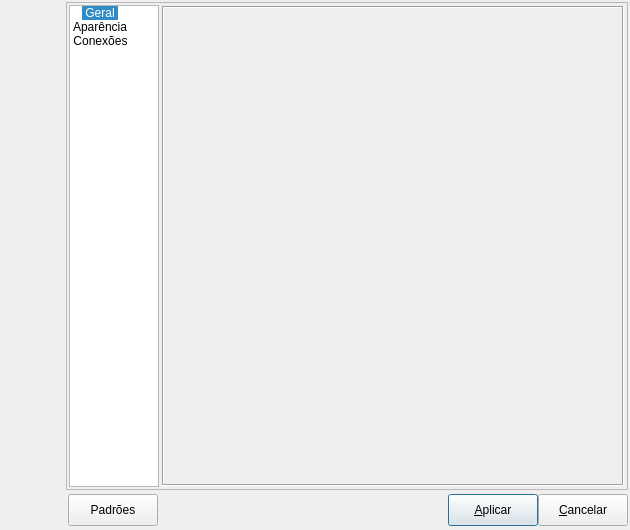
<?xml version="1.0" encoding="UTF-8"?>
<ui version="4.0">
 <class>FormConfiguracao</class>
 <widget class="QDialog" name="FormConfiguracao">
  <property name="windowModality">
   <enum>Qt::ApplicationModal</enum>
  </property>
  <property name="geometry">
   <rect>
    <x>0</x>
    <y>0</y>
    <width>630</width>
    <height>530</height>
   </rect>
  </property>
  <property name="sizePolicy">
   <sizepolicy hsizetype="Expanding" vsizetype="Expanding">
    <horstretch>0</horstretch>
    <verstretch>0</verstretch>
   </sizepolicy>
  </property>
  <property name="minimumSize">
   <size>
    <width>630</width>
    <height>530</height>
   </size>
  </property>
  <property name="windowTitle">
   <string>Configurações do pgModeler</string>
  </property>
  <property name="windowIcon">
   <iconset resource="../res/resources.qrc">
    <normaloff>:/icones/icones/pgsqlModeler48x48.png</normaloff>:/icones/icones/pgsqlModeler48x48.png</iconset>
  </property>
  <layout class="QGridLayout" name="formbasico_grid">
   <property name="margin">
    <number>2</number>
   </property>
   <property name="spacing">
    <number>4</number>
   </property>
   <item row="0" column="0" rowspan="2">
    <widget class="QWidget" name="imgmeio_wgt" native="true">
     <property name="minimumSize">
      <size>
       <width>60</width>
       <height>0</height>
      </size>
     </property>
     <property name="maximumSize">
      <size>
       <width>60</width>
       <height>16777215</height>
      </size>
     </property>
     <property name="styleSheet">
      <string notr="true">background-image: url(:/imagens/imagens/barra_logo_meio_cinza.png); background-repeat: repeat-y;
border: 1px #ff00ff solid;</string>
     </property>
     <layout class="QVBoxLayout" name="verticalLayout">
      <property name="spacing">
       <number>0</number>
      </property>
      <property name="margin">
       <number>0</number>
      </property>
      <item>
       <widget class="QLabel" name="label">
        <property name="minimumSize">
         <size>
          <width>60</width>
          <height>81</height>
         </size>
        </property>
        <property name="maximumSize">
         <size>
          <width>60</width>
          <height>81</height>
         </size>
        </property>
        <property name="text">
         <string/>
        </property>
        <property name="pixmap">
         <pixmap resource="../res/resources.qrc">:/imagens/imagens/barra_logo_topo.png</pixmap>
        </property>
       </widget>
      </item>
      <item>
       <spacer name="verticalSpacer">
        <property name="orientation">
         <enum>Qt::Vertical</enum>
        </property>
        <property name="sizeHint" stdset="0">
         <size>
          <width>20</width>
          <height>103</height>
         </size>
        </property>
       </spacer>
      </item>
      <item>
       <widget class="QLabel" name="label_2">
        <property name="sizePolicy">
         <sizepolicy hsizetype="Fixed" vsizetype="Fixed">
          <horstretch>0</horstretch>
          <verstretch>0</verstretch>
         </sizepolicy>
        </property>
        <property name="minimumSize">
         <size>
          <width>60</width>
          <height>119</height>
         </size>
        </property>
        <property name="maximumSize">
         <size>
          <width>60</width>
          <height>119</height>
         </size>
        </property>
        <property name="text">
         <string/>
        </property>
        <property name="pixmap">
         <pixmap resource="../res/resources.qrc">:/imagens/imagens/barra_logo_base.png</pixmap>
        </property>
       </widget>
      </item>
     </layout>
    </widget>
   </item>
   <item row="1" column="1">
    <layout class="QGridLayout" name="botoes_lt">
     <property name="leftMargin">
      <number>2</number>
     </property>
     <property name="bottomMargin">
      <number>2</number>
     </property>
     <property name="spacing">
      <number>0</number>
     </property>
     <item row="0" column="1">
      <spacer name="hspacer">
       <property name="orientation">
        <enum>Qt::Horizontal</enum>
       </property>
       <property name="sizeHint" stdset="0">
        <size>
         <width>91</width>
         <height>27</height>
        </size>
       </property>
      </spacer>
     </item>
     <item row="0" column="2">
      <widget class="QPushButton" name="aplicar_btn">
       <property name="minimumSize">
        <size>
         <width>90</width>
         <height>32</height>
        </size>
       </property>
       <property name="maximumSize">
        <size>
         <width>90</width>
         <height>16777215</height>
        </size>
       </property>
       <property name="text">
        <string>&amp;Aplicar</string>
       </property>
       <property name="icon">
        <iconset resource="../res/resources.qrc">
         <normaloff>:/icones/icones/confirmar.png</normaloff>:/icones/icones/confirmar.png</iconset>
       </property>
       <property name="default">
        <bool>true</bool>
       </property>
      </widget>
     </item>
     <item row="0" column="3">
      <widget class="QPushButton" name="cancelar_btn">
       <property name="minimumSize">
        <size>
         <width>90</width>
         <height>32</height>
        </size>
       </property>
       <property name="maximumSize">
        <size>
         <width>90</width>
         <height>16777215</height>
        </size>
       </property>
       <property name="text">
        <string>&amp;Cancelar</string>
       </property>
       <property name="icon">
        <iconset resource="../res/resources.qrc">
         <normaloff>:/icones/icones/fechar1.png</normaloff>:/icones/icones/fechar1.png</iconset>
       </property>
       <property name="flat">
        <bool>false</bool>
       </property>
      </widget>
     </item>
     <item row="0" column="0">
      <widget class="QPushButton" name="padroes_btn">
       <property name="minimumSize">
        <size>
         <width>90</width>
         <height>32</height>
        </size>
       </property>
       <property name="maximumSize">
        <size>
         <width>90</width>
         <height>16777215</height>
        </size>
       </property>
       <property name="text">
        <string>Padrões</string>
       </property>
       <property name="icon">
        <iconset resource="../res/resources.qrc">
         <normaloff>:/icones/icones/padroes.png</normaloff>:/icones/icones/padroes.png</iconset>
       </property>
       <property name="autoDefault">
        <bool>false</bool>
       </property>
       <property name="default">
        <bool>false</bool>
       </property>
      </widget>
     </item>
    </layout>
   </item>
   <item row="0" column="1">
    <widget class="QFrame" name="frame">
     <property name="sizePolicy">
      <sizepolicy hsizetype="Preferred" vsizetype="Preferred">
       <horstretch>0</horstretch>
       <verstretch>0</verstretch>
      </sizepolicy>
     </property>
     <property name="frameShape">
      <enum>QFrame::StyledPanel</enum>
     </property>
     <property name="frameShadow">
      <enum>QFrame::Raised</enum>
     </property>
     <layout class="QGridLayout" name="gridLayout">
      <property name="margin">
       <number>2</number>
      </property>
      <property name="spacing">
       <number>2</number>
      </property>
      <item row="0" column="0">
       <widget class="QListWidget" name="lista_ico_lst">
        <property name="sizePolicy">
         <sizepolicy hsizetype="Fixed" vsizetype="Expanding">
          <horstretch>0</horstretch>
          <verstretch>0</verstretch>
         </sizepolicy>
        </property>
        <property name="minimumSize">
         <size>
          <width>90</width>
          <height>0</height>
         </size>
        </property>
        <property name="maximumSize">
         <size>
          <width>90</width>
          <height>16777215</height>
         </size>
        </property>
        <property name="font">
         <font>
          <pointsize>9</pointsize>
         </font>
        </property>
        <property name="frameShape">
         <enum>QFrame::StyledPanel</enum>
        </property>
        <property name="verticalScrollBarPolicy">
         <enum>Qt::ScrollBarAlwaysOff</enum>
        </property>
        <property name="horizontalScrollBarPolicy">
         <enum>Qt::ScrollBarAlwaysOff</enum>
        </property>
        <property name="autoScroll">
         <bool>false</bool>
        </property>
        <property name="editTriggers">
         <set>QAbstractItemView::NoEditTriggers</set>
        </property>
        <property name="showDropIndicator" stdset="0">
         <bool>false</bool>
        </property>
        <property name="dragDropMode">
         <enum>QAbstractItemView::NoDragDrop</enum>
        </property>
        <property name="alternatingRowColors">
         <bool>false</bool>
        </property>
        <property name="iconSize">
         <size>
          <width>32</width>
          <height>32</height>
         </size>
        </property>
        <property name="textElideMode">
         <enum>Qt::ElideLeft</enum>
        </property>
        <property name="movement">
         <enum>QListView::Static</enum>
        </property>
        <property name="flow">
         <enum>QListView::TopToBottom</enum>
        </property>
        <property name="isWrapping" stdset="0">
         <bool>true</bool>
        </property>
        <property name="resizeMode">
         <enum>QListView::Adjust</enum>
        </property>
        <property name="layoutMode">
         <enum>QListView::Batched</enum>
        </property>
        <property name="spacing">
         <number>8</number>
        </property>
        <property name="viewMode">
         <enum>QListView::IconMode</enum>
        </property>
        <property name="modelColumn">
         <number>0</number>
        </property>
        <property name="uniformItemSizes">
         <bool>true</bool>
        </property>
        <property name="batchSize">
         <number>200</number>
        </property>
        <property name="wordWrap">
         <bool>false</bool>
        </property>
        <property name="selectionRectVisible">
         <bool>false</bool>
        </property>
        <property name="currentRow">
         <number>0</number>
        </property>
        <item>
         <property name="text">
          <string>Geral</string>
         </property>
         <property name="textAlignment">
          <set>AlignHCenter|AlignVCenter|AlignCenter</set>
         </property>
         <property name="icon">
          <iconset resource="../res/resources.qrc">
           <normaloff>:/icones/icones/config.png</normaloff>:/icones/icones/config.png</iconset>
         </property>
         <property name="flags">
          <set>ItemIsSelectable|ItemIsEnabled</set>
         </property>
        </item>
        <item>
         <property name="text">
          <string>Aparência</string>
         </property>
         <property name="textAlignment">
          <set>AlignHCenter|AlignVCenter|AlignCenter</set>
         </property>
         <property name="icon">
          <iconset resource="../res/resources.qrc">
           <normaloff>:/icones/icones/aparencia.png</normaloff>:/icones/icones/aparencia.png</iconset>
         </property>
         <property name="flags">
          <set>ItemIsSelectable|ItemIsEnabled</set>
         </property>
        </item>
        <item>
         <property name="text">
          <string>Conexões</string>
         </property>
         <property name="textAlignment">
          <set>AlignHCenter|AlignVCenter|AlignCenter</set>
         </property>
         <property name="icon">
          <iconset resource="../res/resources.qrc">
           <normaloff>:/icones/icones/conexaobd.png</normaloff>:/icones/icones/conexaobd.png</iconset>
         </property>
         <property name="flags">
          <set>ItemIsSelectable|ItemIsEnabled</set>
         </property>
        </item>
       </widget>
      </item>
      <item row="0" column="1">
       <widget class="QStackedWidget" name="stackedWidget">
        <property name="sizePolicy">
         <sizepolicy hsizetype="Expanding" vsizetype="Expanding">
          <horstretch>0</horstretch>
          <verstretch>0</verstretch>
         </sizepolicy>
        </property>
        <property name="layoutDirection">
         <enum>Qt::LeftToRight</enum>
        </property>
        <property name="currentIndex">
         <number>0</number>
        </property>
        <widget class="QWidget" name="geral_pg">
         <layout class="QGridLayout" name="gridLayout_2">
          <property name="margin">
           <number>1</number>
          </property>
          <item row="1" column="0">
           <widget class="QFrame" name="geral_frm">
            <property name="minimumSize">
             <size>
              <width>420</width>
              <height>250</height>
             </size>
            </property>
            <property name="frameShape">
             <enum>QFrame::Box</enum>
            </property>
            <property name="frameShadow">
             <enum>QFrame::Sunken</enum>
            </property>
           </widget>
          </item>
         </layout>
        </widget>
        <widget class="QWidget" name="aparencia_pg">
         <layout class="QGridLayout" name="gridLayout_3">
          <property name="margin">
           <number>1</number>
          </property>
          <item row="0" column="0">
           <widget class="QFrame" name="aparencia_frm">
            <property name="frameShape">
             <enum>QFrame::Box</enum>
            </property>
            <property name="frameShadow">
             <enum>QFrame::Sunken</enum>
            </property>
           </widget>
          </item>
         </layout>
        </widget>
        <widget class="QWidget" name="conexoes_pg">
         <layout class="QGridLayout" name="gridLayout_4">
          <property name="margin">
           <number>1</number>
          </property>
          <item row="0" column="0">
           <widget class="QFrame" name="conexoes_frm">
            <property name="frameShape">
             <enum>QFrame::Box</enum>
            </property>
            <property name="frameShadow">
             <enum>QFrame::Sunken</enum>
            </property>
           </widget>
          </item>
         </layout>
        </widget>
       </widget>
      </item>
     </layout>
    </widget>
   </item>
  </layout>
 </widget>
 <resources>
  <include location="../res/resources.qrc"/>
 </resources>
 <connections/>
</ui>
